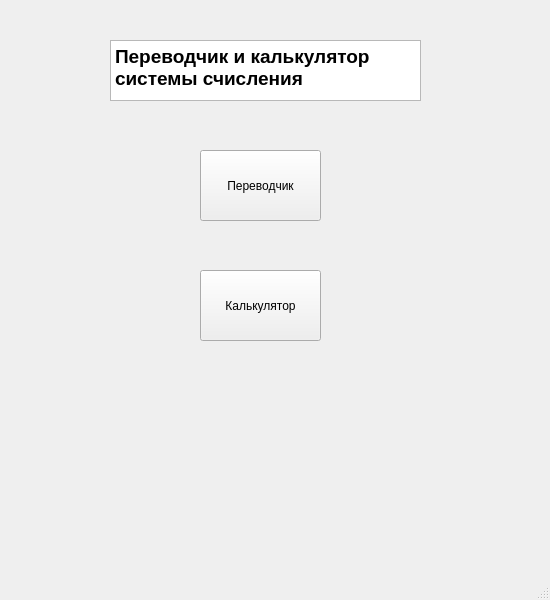
<?xml version="1.0" encoding="UTF-8"?>
<ui version="4.0">
 <class>L1I1</class>
 <widget class="QMainWindow" name="L1I1">
  <property name="geometry">
   <rect>
    <x>0</x>
    <y>0</y>
    <width>550</width>
    <height>600</height>
   </rect>
  </property>
  <property name="windowTitle">
   <string>C.C. Program   by Elchar</string>
  </property>
  <widget class="QWidget" name="centralwidget">
   <widget class="QPushButton" name="E1R">
    <property name="geometry">
     <rect>
      <x>200</x>
      <y>150</y>
      <width>121</width>
      <height>71</height>
     </rect>
    </property>
    <property name="text">
     <string>Переводчик</string>
    </property>
   </widget>
   <widget class="QPushButton" name="E2R">
    <property name="geometry">
     <rect>
      <x>200</x>
      <y>270</y>
      <width>121</width>
      <height>71</height>
     </rect>
    </property>
    <property name="text">
     <string>Калькулятор</string>
    </property>
   </widget>
   <widget class="QTextBrowser" name="T1R">
    <property name="geometry">
     <rect>
      <x>110</x>
      <y>40</y>
      <width>311</width>
      <height>61</height>
     </rect>
    </property>
    <property name="html">
     <string>&lt;!DOCTYPE HTML PUBLIC &quot;-//W3C//DTD HTML 4.0//EN&quot; &quot;http://www.w3.org/TR/REC-html40/strict.dtd&quot;&gt;
&lt;html&gt;&lt;head&gt;&lt;meta name=&quot;qrichtext&quot; content=&quot;1&quot; /&gt;&lt;style type=&quot;text/css&quot;&gt;
p, li { white-space: pre-wrap; }
&lt;/style&gt;&lt;/head&gt;&lt;body style=&quot; font-family:'MS Shell Dlg 2'; font-size:8.25pt; font-weight:400; font-style:normal;&quot;&gt;
&lt;p style=&quot; margin-top:0px; margin-bottom:0px; margin-left:0px; margin-right:0px; -qt-block-indent:0; text-indent:0px;&quot;&gt;&lt;span style=&quot; font-size:14pt; font-weight:600;&quot;&gt;Переводчик и калькулятор системы счисления&lt;/span&gt;&lt;/p&gt;&lt;/body&gt;&lt;/html&gt;</string>
    </property>
   </widget>
  </widget>
  <widget class="QMenuBar" name="menubar">
   <property name="geometry">
    <rect>
     <x>0</x>
     <y>0</y>
     <width>550</width>
     <height>21</height>
    </rect>
   </property>
  </widget>
  <widget class="QStatusBar" name="statusbar"/>
 </widget>
 <resources/>
 <connections/>
</ui>
